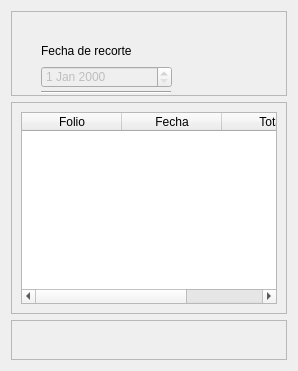
                  <widget class="QWidget" name="page_recorte_caja">
                   <layout class="QVBoxLayout" name="verticalLayout_14">
                    <item>
                     <widget class="QFrame" name="frame_7">
                      <property name="minimumSize">
                       <size>
                        <width>0</width>
                        <height>85</height>
                       </size>
                      </property>
                      <property name="frameShape">
                       <enum>QFrame::StyledPanel</enum>
                      </property>
                      <property name="frameShadow">
                       <enum>QFrame::Raised</enum>
                      </property>
                      <widget class="Line" name="line_61">
                       <property name="geometry">
                        <rect>
                         <x>30</x>
                         <y>80</y>
                         <width>130</width>
                         <height>2</height>
                        </rect>
                       </property>
                       <property name="orientation">
                        <enum>Qt::Horizontal</enum>
                       </property>
                      </widget>
                      <widget class="QLabel" name="label_7">
                       <property name="geometry">
                        <rect>
                         <x>30</x>
                         <y>30</y>
                         <width>161</width>
                         <height>20</height>
                        </rect>
                       </property>
                       <property name="text">
                        <string>Fecha de recorte</string>
                       </property>
                      </widget>
                      <widget class="QDateEdit" name="recorte_caja_fecha">
                       <property name="enabled">
                        <bool>false</bool>
                       </property>
                       <property name="geometry">
                        <rect>
                         <x>30</x>
                         <y>55</y>
                         <width>131</width>
                         <height>22</height>
                        </rect>
                       </property>
                      </widget>
                     </widget>
                    </item>
                    <item>
                     <widget class="QFrame" name="frame_5">
                      <property name="frameShape">
                       <enum>QFrame::StyledPanel</enum>
                      </property>
                      <property name="frameShadow">
                       <enum>QFrame::Raised</enum>
                      </property>
                      <layout class="QVBoxLayout" name="verticalLayout_13">
                       <item>
                        <widget class="QTableWidget" name="recorte_caja_table_widget">
                         <property name="rowCount">
                          <number>0</number>
                         </property>
                         <property name="columnCount">
                          <number>3</number>
                         </property>
                         <column>
                          <property name="text">
                           <string>Folio</string>
                          </property>
                         </column>
                         <column>
                          <property name="text">
                           <string>Fecha</string>
                          </property>
                         </column>
                         <column>
                          <property name="text">
                           <string>Total</string>
                          </property>
                         </column>
                        </widget>
                       </item>
                      </layout>
                     </widget>
                    </item>
                    <item>
                     <widget class="QFrame" name="frame_6">
                      <property name="minimumSize">
                       <size>
                        <width>0</width>
                        <height>40</height>
                       </size>
                      </property>
                      <property name="frameShape">
                       <enum>QFrame::StyledPanel</enum>
                      </property>
                      <property name="frameShadow">
                       <enum>QFrame::Raised</enum>
                      </property>
                      <widget class="QPushButton" name="recorte_caja_generar_ticket">
                       <property name="geometry">
                        <rect>
                         <x>450</x>
                         <y>0</y>
                         <width>150</width>
                         <height>30</height>
                        </rect>
                       </property>
                       <property name="cursor">
                        <cursorShape>PointingHandCursor</cursorShape>
                       </property>
                       <property name="text">
                        <string>Guardar copia</string>
                       </property>
                      </widget>
                     </widget>
                    </item>
                   </layout>
                  </widget>
